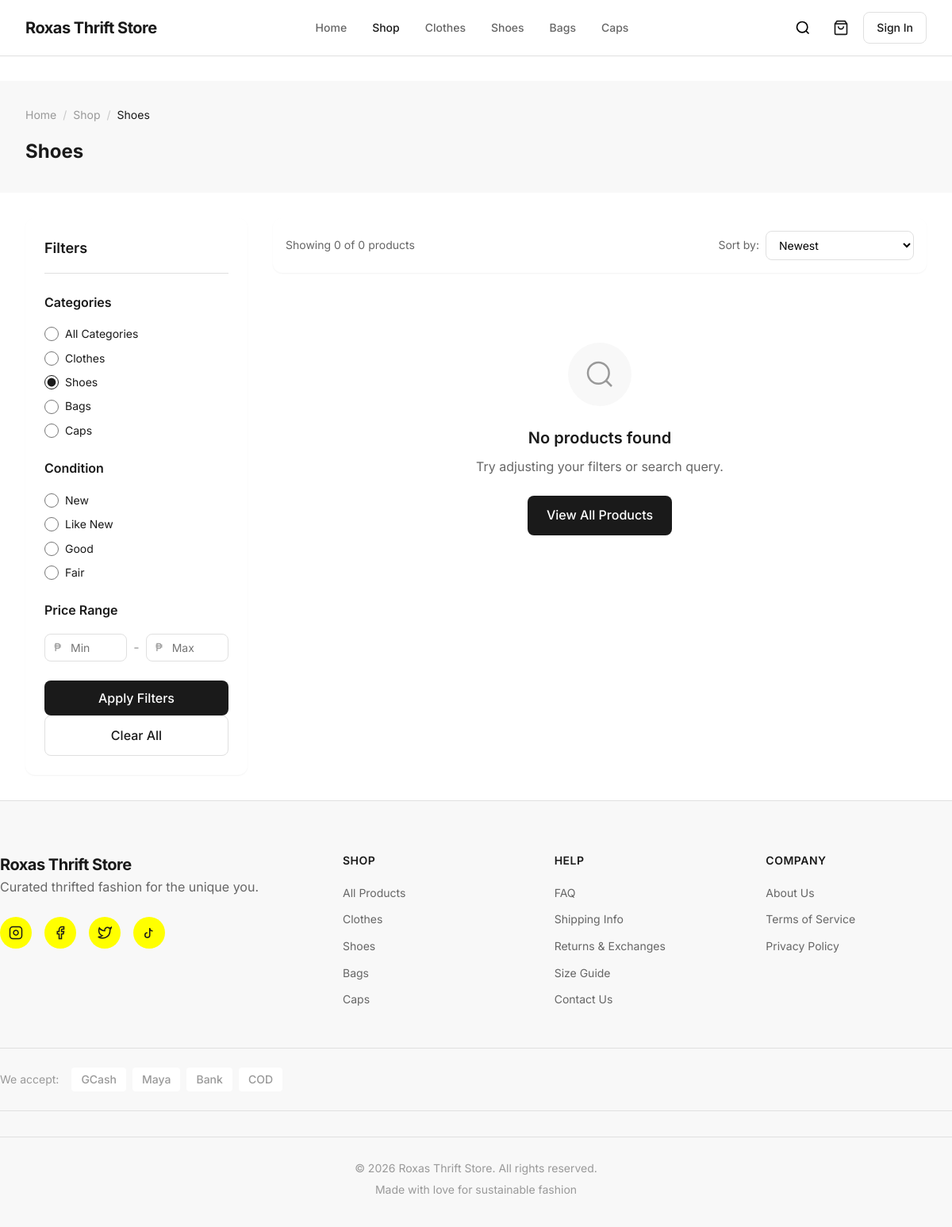
The page /products.php?category=shoes on the database its author committed.
### tables this page shows
CREATE TABLE categories (
    category_id INT AUTO_INCREMENT PRIMARY KEY,
    name VARCHAR(100) NOT NULL,
    slug VARCHAR(100) NOT NULL UNIQUE,
    description TEXT DEFAULT NULL,
    image VARCHAR(255) DEFAULT NULL,
    is_active BOOLEAN DEFAULT TRUE,
    display_order INT DEFAULT 0,
    created_at TIMESTAMP DEFAULT CURRENT_TIMESTAMP,
    
    INDEX idx_slug (slug),
    INDEX idx_active (is_active)
);

### config/database.php (called while the page is built, shortened)
<?php
class Database {
    private static ?PDO $instance = null;
    public static function getConnection(): PDO {
        if (self::$instance === null) {
            try {
                $dsn = "mysql:host=" . DB_HOST . ";dbname=" . DB_NAME . ";charset=" . DB_CHARSET;
                $options = [
                    PDO::ATTR_ERRMODE => PDO::ERRMODE_EXCEPTION,
                    PDO::ATTR_DEFAULT_FETCH_MODE => PDO::FETCH_ASSOC,
                    PDO::ATTR_EMULATE_PREPARES => false,
                    PDO::MYSQL_ATTR_INIT_COMMAND => "SET NAMES " . DB_CHARSET . " COLLATE utf8mb4_unicode_ci"
                ];
                self::$instance = new PDO($dsn, DB_USERNAME, DB_PASSWORD, $options);
            } catch (PDOException $e) {
                error_log("Database Connection Error: " . $e->getMessage());
                throw new Exception("Database connection failed. Please try again later.");
            }
        }
        return self::$instance;
    }
}
function executeQuery(string $sql, array $params = []): PDOStatement {
    $db = Database::getConnection();
    $stmt = $db->prepare($sql);
    $stmt->execute($params);
    return $stmt;
}
function fetchOne(string $sql, array $params = []): ?array {
    $stmt = executeQuery($sql, $params);
    $result = $stmt->fetch();
    return $result ?: null;
}
function fetchAll(string $sql, array $params = []): array {
    $stmt = executeQuery($sql, $params);
    return $stmt->fetchAll();
}

### includes/functions.php (called while the page is built, shortened)
<?php
require_once __DIR__ . '/../config/database.php';
function cleanOutput(string $text): string {
    return htmlspecialchars($text, ENT_QUOTES, 'UTF-8');
}

### products.php (the view, shortened to what this page needs)
<?php
require_once __DIR__ . '/includes/functions.php';
$categorySlug = $_GET['category'] ?? '';
$searchQuery = sanitizeInput($_GET['search'] ?? '');
$sortBy = in_array($_GET['sort'] ?? '', ['newest', 'price_low', 'price_high', 'name']) ? $_GET['sort'] : 'newest';
$condition = $_GET['condition'] ?? '';
$minPrice = isset($_GET['min_price']) ? (float)$_GET['min_price'] : null;
$maxPrice = isset($_GET['max_price']) ? (float)$_GET['max_price'] : null;
$page = max(1, (int)($_GET['page'] ?? 1));
$perPage = 12;
$offset = ($page - 1) * $perPage;
$whereConditions = ['p.is_active = TRUE'];
$params = [];
if ($categorySlug) {
    $whereConditions[] = 'c.slug = ?';
    $params[] = $categorySlug;
}
$whereClause = implode(' AND ', $whereConditions);
$orderBy = match($sortBy) {
    'price_low' => 'p.base_price ASC',
    'price_high' => 'p.base_price DESC',
    'name' => 'p.name ASC',
    default => 'p.created_at DESC'
};
$countSql = "SELECT COUNT(*) as total FROM products p
             LEFT JOIN categories c ON p.category_id = c.category_id
             WHERE $whereClause";
$countResult = fetchOne($countSql, $params);
$totalProducts = $countResult['total'];
$sql = "SELECT p.*, c.name as category_name, c.slug as category_slug,
        pi.image_path as primary_image,
        (SELECT MIN(pv.stock_quantity) FROM product_variants pv WHERE pv.product_id = p.product_id) as min_stock,
        (SELECT COUNT(*) FROM product_variants pv WHERE pv.product_id = p.product_id AND pv.stock_quantity > 0) as variant_count
        FROM products p
        LEFT JOIN categories c ON p.category_id = c.category_id
        LEFT JOIN product_images pi ON p.product_id = pi.product_id AND pi.is_primary = TRUE
        WHERE $whereClause
        ORDER BY $orderBy
        LIMIT ? OFFSET ?";
$params[] = $perPage;
$params[] = $offset;
$products = fetchAll($sql, $params);
$categories = fetchAll("SELECT * FROM categories WHERE is_active = TRUE ORDER BY display_order");
$currentCategory = null;
if ($categorySlug) {
    $currentCategory = fetchOne("SELECT * FROM categories WHERE slug = ?", [$categorySlug]);
}
$pageTitle = $currentCategory ? $currentCategory['name'] : ($searchQuery ? 'Search: ' . $searchQuery : 'All Products');
?>
<!DOCTYPE html>
<html lang="en">
<head>
    <link rel="stylesheet" href="assets/css/main.css">
    <link rel="stylesheet" href="assets/css/responsive.css">
</head>
<body>
    <?php include __DIR__ . '/includes/header.php'; ?>
    <main class="products-page">
        <div class="page-header">
            <div class="container">
                <nav class="breadcrumb">
                    <a href="index.php">Home</a>
                    <span class="separator">/</span>
                    <?php if ($currentCategory): ?>
                        <a href="products.php">Shop</a>
                        <span class="separator">/</span>
                        <span class="current"><?php echo cleanOutput($currentCategory['name']); ?></span>
                    <?php elseif ($searchQuery): ?>
                        <span class="current">Search Results</span>
                    <?php else: ?>
                        <span class="current">All Products</span>
                    <?php endif; ?>
                </nav>
                <h1 class="page-title"><?php echo cleanOutput($pageTitle); ?></h1>
            </div>
        </div>
        <div class="container">
            <div class="products-layout">
                <aside class="filters-sidebar">
                    <div class="filters-header">
                        <h3>Filters</h3>
                    </div>
                    <form class="filters-form" id="filtersForm" method="GET" action="products.php">
                        <div class="filter-group">
                            <h4 class="filter-title">Categories</h4>
                            <ul class="filter-list">
                                <li>
                                    <label class="filter-option">
                                        <input type="radio" name="category" value="" <?php echo !$categorySlug ? 'checked' : ''; ?>>
                                        <span>All Categories</span>
                                    </label>
                                </li>
                                <?php foreach ($categories as $cat): ?>
                                    <li>
                                        <label class="filter-option">
                                            <input type="radio" name="category" value="<?php echo $cat['slug']; ?>" <?php echo $categorySlug === $cat['slug'] ? 'checked' : ''; ?>>
                                            <span><?php echo cleanOutput($cat['name']); ?></span>
                                        </label>
                                    </li>
                                <?php endforeach; ?>
                            </ul>
                        </div>
                        <div class="filter-group">
                            <h4 class="filter-title">Condition</h4>
                            <ul class="filter-list">
                                <?php foreach (['new' => 'New', 'like_new' => 'Like New', 'good' => 'Good', 'fair' => 'Fair'] as $value => $label): ?>
                                    <li>
                                        <label class="filter-option">
                                            <input type="radio" name="condition" value="<?php echo $value; ?>" <?php echo $condition === $value ? 'checked' : ''; ?>>
                                            <span><?php echo $label; ?></span>
                                        </label>
                                    </li>
                                <?php endforeach; ?>
                            </ul>
                        </div>
                        <div class="filter-group">
                            <h4 class="filter-title">Price Range</h4>
                            <div class="price-inputs">
                                <div class="price-field">
                                    <span class="currency">₱</span>
                                    <input type="number" name="min_price" placeholder="Min" value="<?php echo $minPrice ?? ''; ?>" min="0">
                                </div>
                                <span class="price-separator">-</span>
                                <div class="price-field">
                                    <span class="currency">₱</span>
                                    <input type="number" name="max_price" placeholder="Max" value="<?php echo $maxPrice ?? ''; ?>" min="0">
                                </div>
                            </div>
                        </div>
                        <button type="submit" class="btn btn-primary btn-block">Apply Filters</button>
                        <a href="products.php" class="btn btn-outline btn-block">Clear All</a>
                    </form>
                </aside>
                <div class="products-content">
                    <div class="products-toolbar">
                        <p class="results-count">Showing <?php echo count($products); ?> of <?php echo $totalProducts; ?> products</p>
                        <div class="sort-dropdown">
                            <label for="sort">Sort by:</label>
                            <select name="sort" id="sort" onchange="window.location.href = updateQueryParam('sort', this.value)">
                                <option value="newest" <?php echo $sortBy === 'newest' ? 'selected' : ''; ?>>Newest</option>
                            </select>
                        </div>
                    </div>
                    <div class="products-grid">
                        <?php if (empty($products)): ?>
                            <div class="no-results">
                                <div class="no-results-icon">
                                    <svg viewBox="0 0 24 24" fill="none" stroke="currentColor" stroke-width="1.5">
                                        <circle cx="11" cy="11" r="8"></circle>
                                        <path d="M21 21l-4.35-4.35"></path>
                                    </svg>
                                </div>
                                <h3>No products found</h3>
                                <p>Try adjusting your filters or search query.</p>
                                <a href="products.php" class="btn btn-primary">View All Products</a>
                            </div>
                        <?php endif; ?>
                    </div>
                </div>
            </div>
        </div>
    </main>
    <?php include __DIR__ . '/includes/footer.php'; ?>
</body>
</html>

### assets/css/responsive.css (style rules this page uses)
@media (min-width: 768px) { .products-grid { grid-template-columns: repeat(3, 1fr); } }
@media (min-width: 1024px) { :root { --container-padding: 2rem; } }
@media (min-width: 1024px) { .products-grid { grid-template-columns: repeat(4, 1fr); } }

### rows shown on the page
categories: name "Shoes", slug "☑ Shoes"
categories: slug "☐ Clothes", name "Clothes"
categories: slug "☐ Bags", name "Bags"
categories: slug "☐ Caps", name "Caps"

### other values the page prints
$label "New"
$label "Like New"
$label "Good"
$label "Fair"
count($products) "0"
$totalProducts "0"
